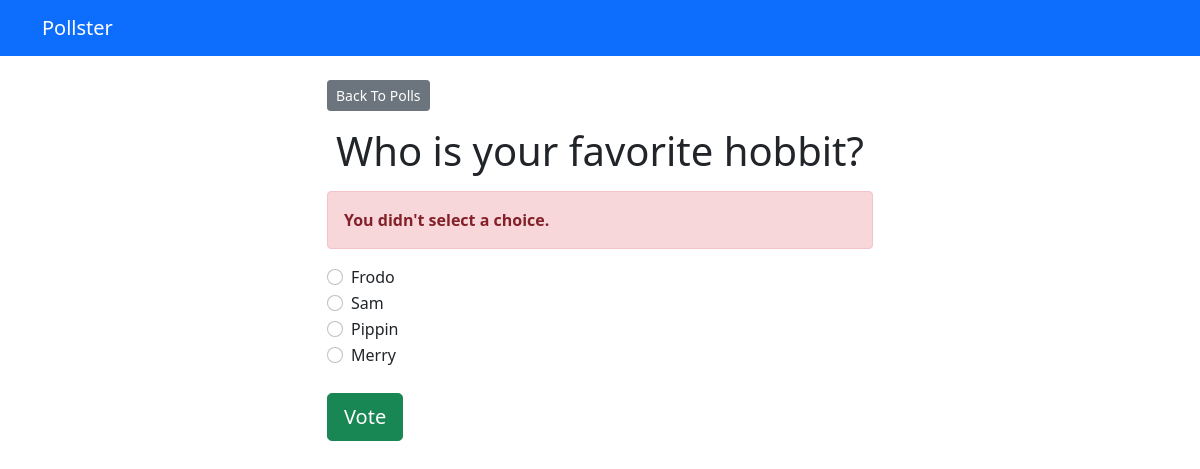
The page /polls/1/vote/ on the database its author committed.
### polls/models.py (models this page shows, shortened)
class Question(models.Model):
  question_text = models.CharField(max_length=200)
  pub_date = models.DateTimeField("date published")

class Choice(models.Model):
  question = models.ForeignKey(Question, on_delete=models.CASCADE)
  choice_text = models.CharField(max_length=200)
  votes = models.IntegerField(default=0)

### polls/views.py (the view)
# urls.py: path('<int:question_id>/vote/', views.vote, name='vote')
def vote(request, question_id):
    question = get_object_or_404(Question, pk=question_id)
    try:
        selected_choice = question.choice_set.get(pk=request.POST['choice'])
    except (KeyError, Choice.DoesNotExist):
        return render(request, 'polls/detail.html', {
            'question': question,
            'error_message': "You didn't select a choice.",
        })
    else:
        selected_choice.votes += 1
        selected_choice.save()
        return HttpResponseRedirect(reverse('polls:results', args=(question.id,)))

### templates/polls/detail.html (shortened to what this page needs)
{% extends 'base.html' %}
{% block content %}
<a class="btn btn-secondary btn-sm mb-3" href="{% url 'polls:index' %}">Back To Polls</a>
<h1 class="text-center mb-3">{{ question.question_text }}</h1>
{% if error_message %}
<p class="alert alert-danger">
	<strong>{{ error_message }}</strong>
</p>
{% endif %}
<form action="{% url 'polls:vote' question.id %}" method="post">
	{% for choice in question.choice_set.all %}
		<div class="form-check">
			<input
				type="radio"
				name="choice"
				class="form-check-input"
				id="choice{{ forloop.counter }}"
				value="{{ choice.id }}"
			/>
			<label for="choice{{ forloop.counter }}">{{ choice.choice_text }}</label
			>
		</div>
	{% endfor %}
	<input type="submit" value="Vote" class="btn btn-success btn-lg btn-block mt-4" />
</form>
{% endblock %}

### rows shown on the page
Question: question_text "Who is your favorite hobbit?"
Choice: choice_text "Frodo"
Choice: choice_text "Sam"
Choice: choice_text "Pippin"
Choice: choice_text "Merry"

### other values the page prints
{{ error_message }} "You didn't select a choice."
